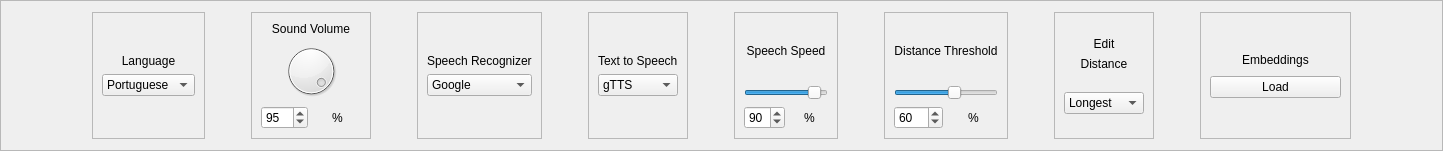
         <widget class="QFrame" name="frame_13">
          <property name="maximumSize">
           <size>
            <width>16777215</width>
            <height>151</height>
           </size>
          </property>
          <property name="frameShape">
           <enum>QFrame::StyledPanel</enum>
          </property>
          <property name="frameShadow">
           <enum>QFrame::Raised</enum>
          </property>
          <layout class="QHBoxLayout" name="horizontalLayout_3">
           <item>
            <spacer name="horizontalSpacer_59">
             <property name="orientation">
              <enum>Qt::Horizontal</enum>
             </property>
             <property name="sizeHint" stdset="0">
              <size>
               <width>40</width>
               <height>20</height>
              </size>
             </property>
            </spacer>
           </item>
           <item>
            <spacer name="horizontalSpacer_10">
             <property name="orientation">
              <enum>Qt::Horizontal</enum>
             </property>
             <property name="sizeHint" stdset="0">
              <size>
               <width>40</width>
               <height>20</height>
              </size>
             </property>
            </spacer>
           </item>
           <item>
            <widget class="QFrame" name="frame_23">
             <property name="frameShape">
              <enum>QFrame::StyledPanel</enum>
             </property>
             <property name="frameShadow">
              <enum>QFrame::Raised</enum>
             </property>
             <layout class="QVBoxLayout" name="verticalLayout">
              <item>
               <spacer name="verticalSpacer_2">
                <property name="orientation">
                 <enum>Qt::Vertical</enum>
                </property>
                <property name="sizeHint" stdset="0">
                 <size>
                  <width>20</width>
                  <height>40</height>
                 </size>
                </property>
               </spacer>
              </item>
              <item>
               <widget class="QLabel" name="label_44">
                <property name="text">
                 <string>Language</string>
                </property>
                <property name="alignment">
                 <set>Qt::AlignCenter</set>
                </property>
               </widget>
              </item>
              <item>
               <widget class="QComboBox" name="comboBox_3">
                <item>
                 <property name="text">
                  <string>Portuguese</string>
                 </property>
                </item>
                <item>
                 <property name="text">
                  <string>English</string>
                 </property>
                </item>
               </widget>
              </item>
              <item>
               <spacer name="verticalSpacer">
                <property name="orientation">
                 <enum>Qt::Vertical</enum>
                </property>
                <property name="sizeHint" stdset="0">
                 <size>
                  <width>20</width>
                  <height>40</height>
                 </size>
                </property>
               </spacer>
              </item>
             </layout>
            </widget>
           </item>
           <item>
            <spacer name="horizontalSpacer_30">
             <property name="orientation">
              <enum>Qt::Horizontal</enum>
             </property>
             <property name="sizeHint" stdset="0">
              <size>
               <width>40</width>
               <height>20</height>
              </size>
             </property>
            </spacer>
           </item>
           <item>
            <widget class="QFrame" name="frame_29">
             <property name="frameShape">
              <enum>QFrame::StyledPanel</enum>
             </property>
             <property name="frameShadow">
              <enum>QFrame::Raised</enum>
             </property>
             <layout class="QGridLayout" name="gridLayout_49">
              <item row="3" column="0">
               <widget class="QSpinBox" name="spinBox">
                <property name="value">
                 <number>95</number>
                </property>
               </widget>
              </item>
              <item row="3" column="1">
               <widget class="QLabel" name="label_116">
                <property name="font">
                 <font>
                  <weight>50</weight>
                  <bold>false</bold>
                 </font>
                </property>
                <property name="text">
                 <string>%</string>
                </property>
                <property name="alignment">
                 <set>Qt::AlignCenter</set>
                </property>
               </widget>
              </item>
              <item row="2" column="0" colspan="2">
               <widget class="QDial" name="dial">
                <property name="pageStep">
                 <number>10</number>
                </property>
                <property name="value">
                 <number>95</number>
                </property>
               </widget>
              </item>
              <item row="1" column="0" colspan="2">
               <widget class="QLabel" name="label_37">
                <property name="font">
                 <font>
                  <family>Ubuntu</family>
                 </font>
                </property>
                <property name="text">
                 <string>Sound Volume</string>
                </property>
                <property name="alignment">
                 <set>Qt::AlignCenter</set>
                </property>
               </widget>
              </item>
             </layout>
            </widget>
           </item>
           <item>
            <spacer name="horizontalSpacer_52">
             <property name="orientation">
              <enum>Qt::Horizontal</enum>
             </property>
             <property name="sizeHint" stdset="0">
              <size>
               <width>40</width>
               <height>20</height>
              </size>
             </property>
            </spacer>
           </item>
           <item>
            <widget class="QFrame" name="frame_14">
             <property name="frameShape">
              <enum>QFrame::StyledPanel</enum>
             </property>
             <property name="frameShadow">
              <enum>QFrame::Raised</enum>
             </property>
             <layout class="QVBoxLayout" name="verticalLayout_4">
              <item>
               <spacer name="verticalSpacer_3">
                <property name="orientation">
                 <enum>Qt::Vertical</enum>
                </property>
                <property name="sizeHint" stdset="0">
                 <size>
                  <width>20</width>
                  <height>40</height>
                 </size>
                </property>
               </spacer>
              </item>
              <item>
               <widget class="QLabel" name="label_12">
                <property name="text">
                 <string>Speech Recognizer</string>
                </property>
               </widget>
              </item>
              <item>
               <widget class="QComboBox" name="comboBox">
                <item>
                 <property name="text">
                  <string>Google</string>
                 </property>
                </item>
                <item>
                 <property name="text">
                  <string>NAO</string>
                 </property>
                </item>
               </widget>
              </item>
              <item>
               <spacer name="verticalSpacer_4">
                <property name="orientation">
                 <enum>Qt::Vertical</enum>
                </property>
                <property name="sizeHint" stdset="0">
                 <size>
                  <width>20</width>
                  <height>40</height>
                 </size>
                </property>
               </spacer>
              </item>
             </layout>
            </widget>
           </item>
           <item>
            <spacer name="horizontalSpacer_54">
             <property name="orientation">
              <enum>Qt::Horizontal</enum>
             </property>
             <property name="sizeHint" stdset="0">
              <size>
               <width>40</width>
               <height>20</height>
              </size>
             </property>
            </spacer>
           </item>
           <item>
            <widget class="QFrame" name="frame_48">
             <property name="frameShape">
              <enum>QFrame::StyledPanel</enum>
             </property>
             <property name="frameShadow">
              <enum>QFrame::Raised</enum>
             </property>
             <layout class="QVBoxLayout" name="verticalLayout_9">
              <item>
               <spacer name="verticalSpacer_55">
                <property name="orientation">
                 <enum>Qt::Vertical</enum>
                </property>
                <property name="sizeHint" stdset="0">
                 <size>
                  <width>20</width>
                  <height>40</height>
                 </size>
                </property>
               </spacer>
              </item>
              <item>
               <widget class="QLabel" name="label_79">
                <property name="text">
                 <string>Text to Speech</string>
                </property>
               </widget>
              </item>
              <item>
               <widget class="QComboBox" name="comboBox_5">
                <item>
                 <property name="text">
                  <string>gTTS</string>
                 </property>
                </item>
                <item>
                 <property name="text">
                  <string>Watson</string>
                 </property>
                </item>
                <item>
                 <property name="text">
                  <string>NAO</string>
                 </property>
                </item>
               </widget>
              </item>
              <item>
               <spacer name="verticalSpacer_56">
                <property name="orientation">
                 <enum>Qt::Vertical</enum>
                </property>
                <property name="sizeHint" stdset="0">
                 <size>
                  <width>20</width>
                  <height>40</height>
                 </size>
                </property>
               </spacer>
              </item>
             </layout>
            </widget>
           </item>
           <item>
            <spacer name="horizontalSpacer_61">
             <property name="orientation">
              <enum>Qt::Horizontal</enum>
             </property>
             <property name="sizeHint" stdset="0">
              <size>
               <width>40</width>
               <height>20</height>
              </size>
             </property>
            </spacer>
           </item>
           <item>
            <widget class="QFrame" name="frame_44">
             <property name="frameShape">
              <enum>QFrame::StyledPanel</enum>
             </property>
             <property name="frameShadow">
              <enum>QFrame::Raised</enum>
             </property>
             <layout class="QGridLayout" name="gridLayout_54">
              <item row="2" column="0">
               <widget class="QSpinBox" name="spinBox_3">
                <property name="value">
                 <number>90</number>
                </property>
               </widget>
              </item>
              <item row="2" column="1">
               <widget class="QLabel" name="label_117">
                <property name="text">
                 <string>%</string>
                </property>
                <property name="alignment">
                 <set>Qt::AlignCenter</set>
                </property>
               </widget>
              </item>
              <item row="1" column="0" colspan="2">
               <widget class="QSlider" name="speechSpeed_HorizontalSlider">
                <property name="maximum">
                 <number>99</number>
                </property>
                <property name="singleStep">
                 <number>1</number>
                </property>
                <property name="value">
                 <number>90</number>
                </property>
                <property name="orientation">
                 <enum>Qt::Horizontal</enum>
                </property>
               </widget>
              </item>
              <item row="0" column="0" colspan="2">
               <widget class="QLabel" name="label_69">
                <property name="text">
                 <string>Speech Speed</string>
                </property>
                <property name="alignment">
                 <set>Qt::AlignCenter</set>
                </property>
               </widget>
              </item>
             </layout>
            </widget>
           </item>
           <item>
            <spacer name="horizontalSpacer_55">
             <property name="orientation">
              <enum>Qt::Horizontal</enum>
             </property>
             <property name="sizeHint" stdset="0">
              <size>
               <width>40</width>
               <height>20</height>
              </size>
             </property>
            </spacer>
           </item>
           <item>
            <widget class="QFrame" name="frame_16">
             <property name="frameShape">
              <enum>QFrame::StyledPanel</enum>
             </property>
             <property name="frameShadow">
              <enum>QFrame::Raised</enum>
             </property>
             <layout class="QGridLayout" name="gridLayout_55">
              <item row="3" column="1">
               <widget class="QLabel" name="label_118">
                <property name="text">
                 <string>%</string>
                </property>
                <property name="alignment">
                 <set>Qt::AlignCenter</set>
                </property>
               </widget>
              </item>
              <item row="1" column="0" colspan="2">
               <widget class="QSlider" name="distThresHorizontalSlider">
                <property name="maximum">
                 <number>100</number>
                </property>
                <property name="singleStep">
                 <number>1</number>
                </property>
                <property name="value">
                 <number>60</number>
                </property>
                <property name="orientation">
                 <enum>Qt::Horizontal</enum>
                </property>
               </widget>
              </item>
              <item row="0" column="0" colspan="2">
               <widget class="QLabel" name="label_10">
                <property name="text">
                 <string>Distance Threshold</string>
                </property>
                <property name="alignment">
                 <set>Qt::AlignCenter</set>
                </property>
               </widget>
              </item>
              <item row="3" column="0">
               <widget class="QSpinBox" name="diag_dist_thres_spinBox">
                <property name="toolTip">
                 <string>Maximum</string>
                </property>
                <property name="maximum">
                 <number>100</number>
                </property>
                <property name="value">
                 <number>60</number>
                </property>
               </widget>
              </item>
             </layout>
            </widget>
           </item>
           <item>
            <spacer name="horizontalSpacer_56">
             <property name="orientation">
              <enum>Qt::Horizontal</enum>
             </property>
             <property name="sizeHint" stdset="0">
              <size>
               <width>40</width>
               <height>20</height>
              </size>
             </property>
            </spacer>
           </item>
           <item>
            <widget class="QFrame" name="frame_15">
             <property name="frameShape">
              <enum>QFrame::StyledPanel</enum>
             </property>
             <property name="frameShadow">
              <enum>QFrame::Raised</enum>
             </property>
             <layout class="QVBoxLayout" name="verticalLayout_5">
              <item>
               <spacer name="verticalSpacer_5">
                <property name="orientation">
                 <enum>Qt::Vertical</enum>
                </property>
                <property name="sizeHint" stdset="0">
                 <size>
                  <width>20</width>
                  <height>40</height>
                 </size>
                </property>
               </spacer>
              </item>
              <item>
               <widget class="QLabel" name="label_9">
                <property name="text">
                 <string>Edit</string>
                </property>
                <property name="alignment">
                 <set>Qt::AlignCenter</set>
                </property>
               </widget>
              </item>
              <item>
               <widget class="QLabel" name="label_237">
                <property name="text">
                 <string>Distance</string>
                </property>
                <property name="alignment">
                 <set>Qt::AlignCenter</set>
                </property>
               </widget>
              </item>
              <item>
               <spacer name="verticalSpacer_40">
                <property name="orientation">
                 <enum>Qt::Vertical</enum>
                </property>
                <property name="sizeHint" stdset="0">
                 <size>
                  <width>20</width>
                  <height>40</height>
                 </size>
                </property>
               </spacer>
              </item>
              <item>
               <widget class="QComboBox" name="levModeComboBox">
                <item>
                 <property name="text">
                  <string>Longest</string>
                 </property>
                </item>
                <item>
                 <property name="text">
                  <string>Minimum</string>
                 </property>
                </item>
               </widget>
              </item>
              <item>
               <spacer name="verticalSpacer_6">
                <property name="orientation">
                 <enum>Qt::Vertical</enum>
                </property>
                <property name="sizeHint" stdset="0">
                 <size>
                  <width>20</width>
                  <height>40</height>
                 </size>
                </property>
               </spacer>
              </item>
             </layout>
            </widget>
           </item>
           <item>
            <spacer name="horizontalSpacer_57">
             <property name="orientation">
              <enum>Qt::Horizontal</enum>
             </property>
             <property name="sizeHint" stdset="0">
              <size>
               <width>40</width>
               <height>20</height>
              </size>
             </property>
            </spacer>
           </item>
           <item>
            <widget class="QFrame" name="frame_55">
             <property name="minimumSize">
              <size>
               <width>151</width>
               <height>0</height>
              </size>
             </property>
             <property name="frameShape">
              <enum>QFrame::StyledPanel</enum>
             </property>
             <property name="frameShadow">
              <enum>QFrame::Raised</enum>
             </property>
             <layout class="QVBoxLayout" name="verticalLayout_30">
              <item>
               <spacer name="verticalSpacer_42">
                <property name="orientation">
                 <enum>Qt::Vertical</enum>
                </property>
                <property name="sizeHint" stdset="0">
                 <size>
                  <width>20</width>
                  <height>40</height>
                 </size>
                </property>
               </spacer>
              </item>
              <item>
               <widget class="QLabel" name="label_236">
                <property name="text">
                 <string>Embeddings</string>
                </property>
                <property name="alignment">
                 <set>Qt::AlignCenter</set>
                </property>
               </widget>
              </item>
              <item>
               <spacer name="verticalSpacer_41">
                <property name="orientation">
                 <enum>Qt::Vertical</enum>
                </property>
                <property name="sizeHint" stdset="0">
                 <size>
                  <width>20</width>
                  <height>12</height>
                 </size>
                </property>
               </spacer>
              </item>
              <item>
               <widget class="QPushButton" name="diag_load_embeddings_button">
                <property name="text">
                 <string>Load</string>
                </property>
               </widget>
              </item>
              <item>
               <spacer name="verticalSpacer_43">
                <property name="orientation">
                 <enum>Qt::Vertical</enum>
                </property>
                <property name="sizeHint" stdset="0">
                 <size>
                  <width>20</width>
                  <height>40</height>
                 </size>
                </property>
               </spacer>
              </item>
             </layout>
            </widget>
           </item>
           <item>
            <spacer name="horizontalSpacer_58">
             <property name="orientation">
              <enum>Qt::Horizontal</enum>
             </property>
             <property name="sizeHint" stdset="0">
              <size>
               <width>40</width>
               <height>20</height>
              </size>
             </property>
            </spacer>
           </item>
           <item>
            <spacer name="horizontalSpacer_3">
             <property name="orientation">
              <enum>Qt::Horizontal</enum>
             </property>
             <property name="sizeHint" stdset="0">
              <size>
               <width>40</width>
               <height>20</height>
              </size>
             </property>
            </spacer>
           </item>
          </layout>
         </widget>
